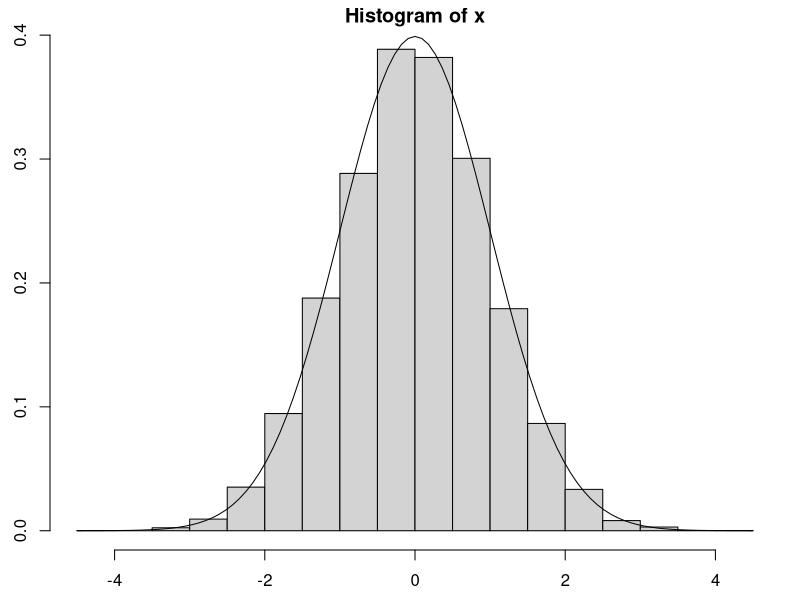

The R script that drew this image:


set.seed(42)
x <- rnorm(10000)
mean(x)



par(mar=c(2.5, 2.5, 1.5, 1))
hist(x, probability = TRUE)
curve(dnorm(x), add=TRUE)


